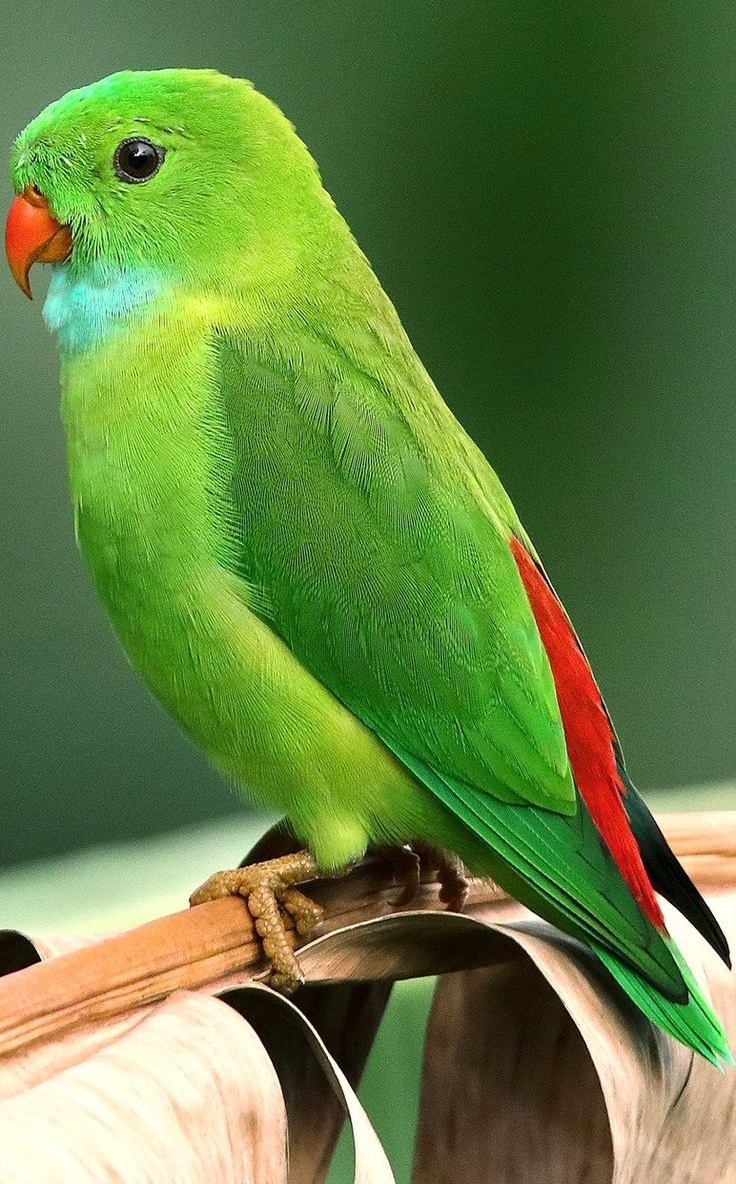
#> input picture Photo/bird1.jpg, 736 x 1184 px
$ python io_colorspaces.py
#> lines starting #> are read from the running program, lines starting #| are printed output that depends on the picture
import os

import cv2 as cv

img = cv.imread(os.path.join('.','Photo','bird1.jpg'))
#> img is the input picture: shape (1184, 736, 3); mean B, G, R 66.3, 127.9, 100.8

img_rgb = cv.cvtColor(img,cv.COLOR_BGR2RGB)
img_gray = cv.cvtColor(img,cv.COLOR_BGR2GRAY)
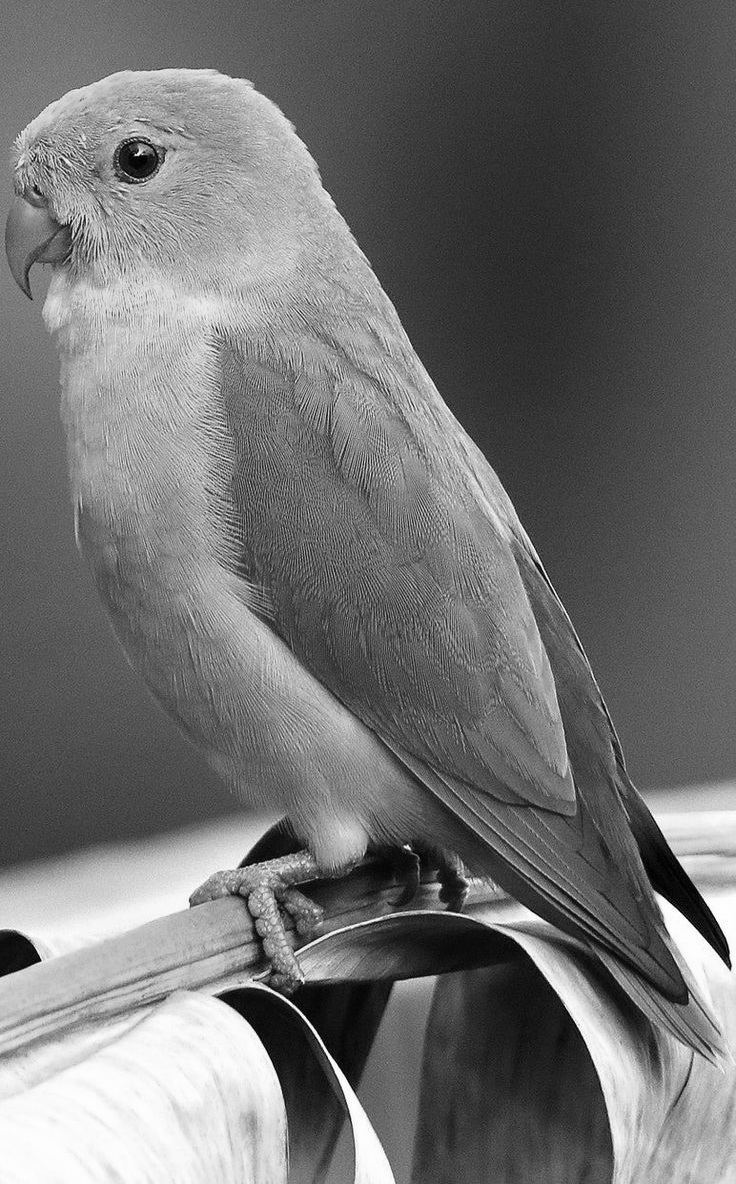
#> img_gray: shape (1184, 736); min 0, max 255, mean 112.8
img_hsv = cv.cvtColor(img,cv.COLOR_BGR2HSV)
#> img_hsv: shape (1184, 736, 3); mean H, S, V 43.6, 140.4, 136.1

cv.imshow('img_hsv',img_hsv)
cv.imshow('img_gray',img_gray)
cv.imshow('img_rgb',img_rgb)
cv.imshow('img',img)
cv.waitKey(0)

$ run again, with Photo/basketballplayer.jpg copied over Photo/bird1.jpg
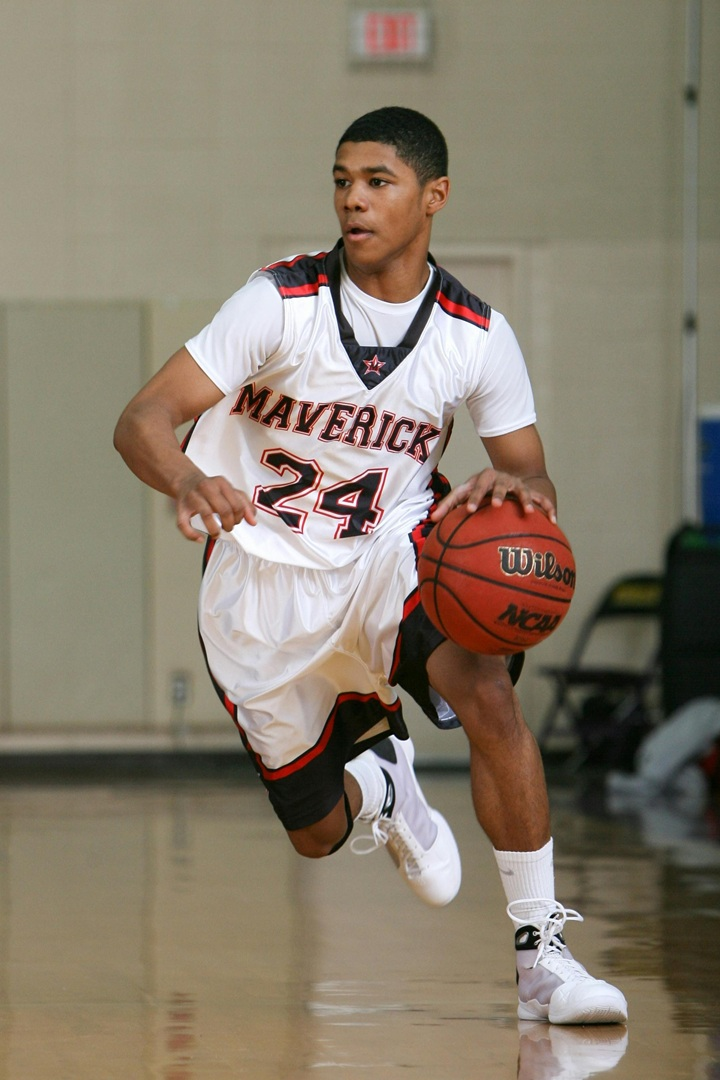
#> input picture Photo/basketballplayer.jpg, 720 x 1080 px
#> img is the input picture: shape (1080, 720, 3); mean B, G, R 108.9, 125.4, 136.4
#> `img_gray = cv.cvtColor(img,cv.COLOR_BGR2GRAY)`:
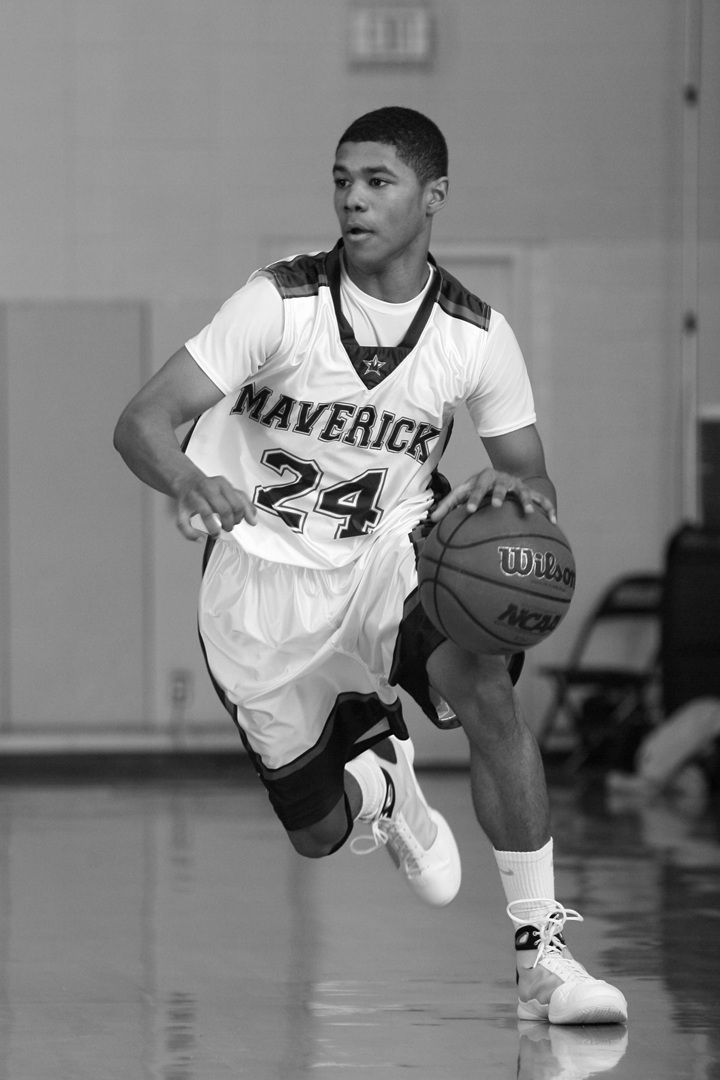
#> img_gray: shape (1080, 720); min 0, max 255, mean 126.8
#> img_hsv: shape (1080, 720, 3); mean H, S, V 36.1, 63.6, 138

$ run again, with Photo/bear.jpg copied over Photo/bird1.jpg
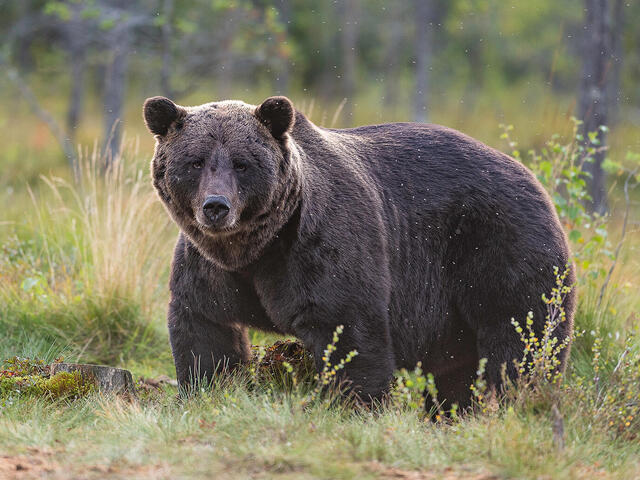
#> input picture Photo/bear.jpg, 640 x 480 px
#> img is the input picture: shape (480, 640, 3); mean B, G, R 96.3, 117.1, 121.2
#> `img_gray = cv.cvtColor(img,cv.COLOR_BGR2GRAY)`:
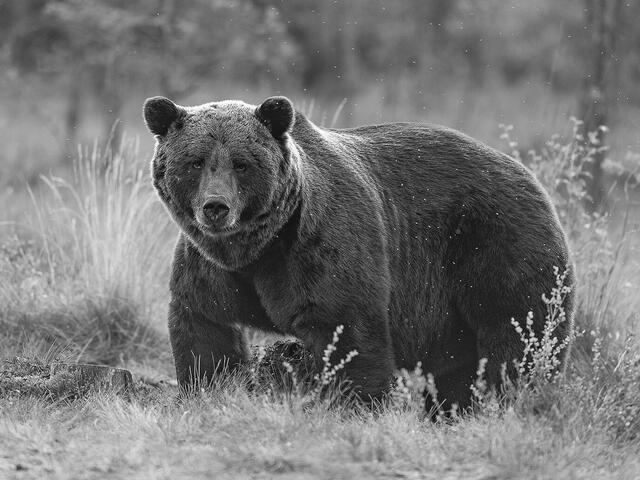
#> img_gray: shape (480, 640); min 1, max 255, mean 115.9
#> img_hsv: shape (480, 640, 3); mean H, S, V 61, 56.8, 124.3
